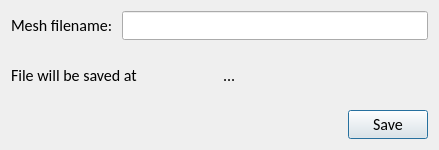
<?xml version="1.0" encoding="UTF-8"?>
<ui version="4.0">
 <class>Dialog</class>
 <widget class="QDialog" name="Dialog">
  <property name="geometry">
   <rect>
    <x>0</x>
    <y>0</y>
    <width>439</width>
    <height>150</height>
   </rect>
  </property>
  <property name="font">
   <font>
    <family>Calibri</family>
    <pointsize>12</pointsize>
   </font>
  </property>
  <property name="windowTitle">
   <string>Dialog</string>
  </property>
  <layout class="QVBoxLayout" name="verticalLayout">
   <item>
    <layout class="QHBoxLayout" name="horizontalLayout">
     <item>
      <widget class="QLabel" name="label_filename">
       <property name="text">
        <string>Mesh filename: </string>
       </property>
      </widget>
     </item>
     <item>
      <widget class="QLineEdit" name="lineEdit_filename"/>
     </item>
    </layout>
   </item>
   <item>
    <layout class="QHBoxLayout" name="horizontalLayout_3">
     <item>
      <widget class="QLabel" name="label">
       <property name="text">
        <string>File will be saved at </string>
       </property>
      </widget>
     </item>
     <item>
      <widget class="QLabel" name="label_path">
       <property name="text">
        <string>...</string>
       </property>
      </widget>
     </item>
    </layout>
   </item>
   <item>
    <layout class="QHBoxLayout" name="horizontalLayout_btm" stretch="1,0">
     <item>
      <spacer name="horizontalSpacer">
       <property name="orientation">
        <enum>Qt::Horizontal</enum>
       </property>
       <property name="sizeHint" stdset="0">
        <size>
         <width>40</width>
         <height>20</height>
        </size>
       </property>
      </spacer>
     </item>
     <item>
      <widget class="QPushButton" name="pushButton_save">
       <property name="text">
        <string>Save</string>
       </property>
      </widget>
     </item>
    </layout>
   </item>
  </layout>
 </widget>
 <resources/>
 <connections/>
</ui>
